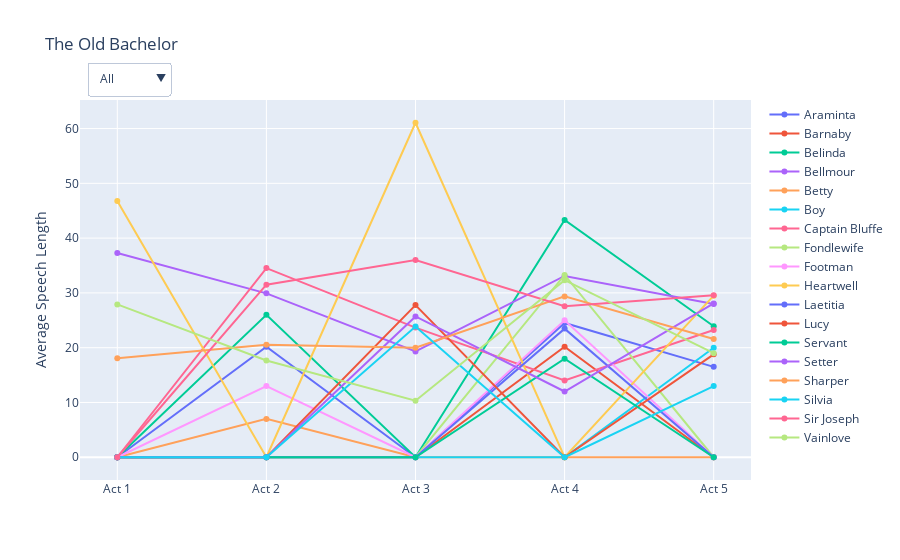
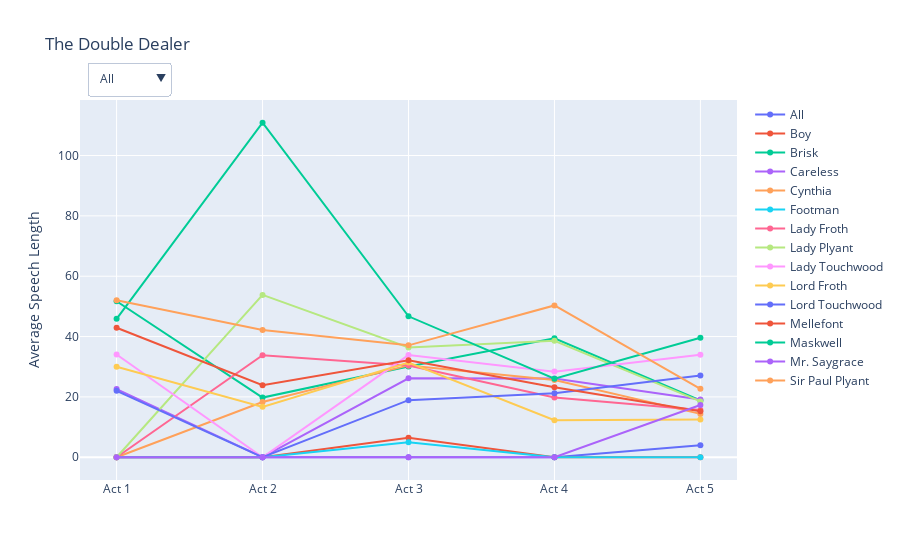
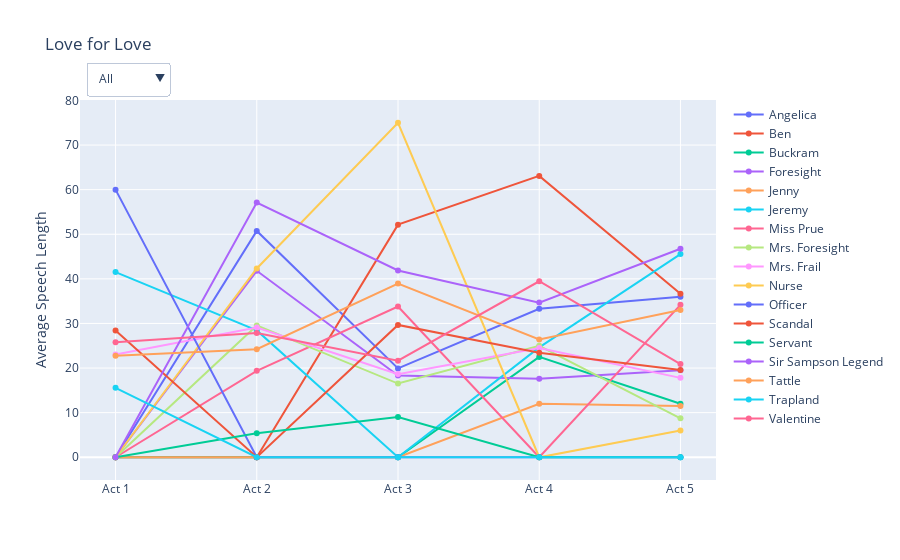
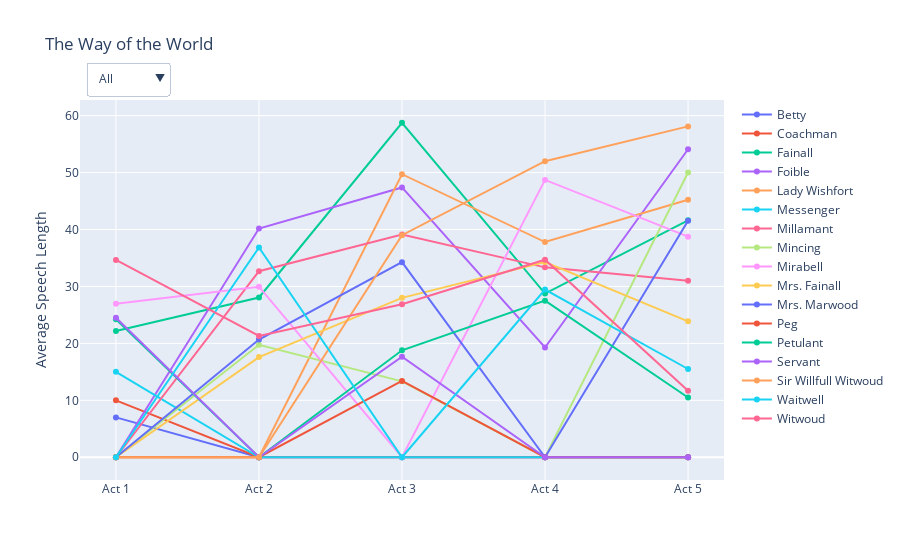

Notebook code for these charts, in order:
### Code cell
create_line_graph(tob_avg_len, tob_men, tob_women, title="The Old Bachelor", filename="tob_avg_len")
create_line_graph(tdd_avg_len, tdd_men, tdd_women, title="The Double Dealer", filename="tdd_avg_len")
create_line_graph(lfl_avg_len, lfl_men, lfl_women, title="Love for Love", filename="lfl_avg_len")
create_line_graph(twotw_avg_len, twotw_men, twotw_women, title="The Way of the World", filename="twotw_avg_len")

### Figure 1 — Plotly figure (JSON) as saved in the notebook; plotly's stock layout.template omitted (floating-point values rounded to 4 significant figures)
{"data": [{"mode": "lines+markers", "name": "Araminta", "type": "scatter", "x": ["Act 1", "Act 2", "Act 3", "Act 4", "Act 5"], "y": [0, 20.16, 0, 24.52, 16.5]}, {"mode": "lines+markers", "name": "Barnaby", "type": "scatter", "x": ["Act 1", "Act 2", "Act 3", "Act 4", "Act 5"], "y": [0, 0, 0, 20.17, 0]}, {"mode": "lines+markers", "name": "Belinda", "type": "scatter", "x": ["Act 1", "Act 2", "Act 3", "Act 4", "Act 5"], "y": [0, 26, 0, 43.3, 23.92]}, {"mode": "lines+markers", "name": "Bellmour", "type": "scatter", "x": ["Act 1", "Act 2", "Act 3", "Act 4", "Act 5"], "y": [37.3, 29.92, 19.31, 33.09, 27.97]}, {"mode": "lines+markers", "name": "Betty", "type": "scatter", "x": ["Act 1", "Act 2", "Act 3", "Act 4", "Act 5"], "y": [0, 7, 0, 0, 0]}, {"mode": "lines+markers", "name": "Boy", "type": "scatter", "x": ["Act 1", "Act 2", "Act 3", "Act 4", "Act 5"], "y": [0, 0, 0, 0, 20]}, {"mode": "lines+markers", "name": "Captain Bluffe", "type": "scatter", "x": ["Act 1", "Act 2", "Act 3", "Act 4", "Act 5"], "y": [0, 34.53, 23.67, 14, 23.23]}, {"mode": "lines+markers", "name": "Fondlewife", "type": "scatter", "x": ["Act 1", "Act 2", "Act 3", "Act 4", "Act 5"], "y": [0, 0, 0, 33.27, 0]}, {"mode": "lines+markers", "name": "Footman", "type": "scatter", "x": ["Act 1", "Act 2", "Act 3", "Act 4", "Act 5"], "y": [0, 13, 0, 25, 0]}, {"mode": "lines+markers", "name": "Heartwell", "type": "scatter", "x": ["Act 1", "Act 2", "Act 3", "Act 4", "Act 5"], "y": [46.78, 0, 61.06, 0, 29.5]}, {"mode": "lines+markers", "name": "Laetitia", "type": "scatter", "x": ["Act 1", "Act 2", "Act 3", "Act 4", "Act 5"], "y": [0, 0, 0, 23.48, 0]}, {"mode": "lines+markers", "name": "Lucy", "type": "scatter", "x": ["Act 1", "Act 2", "Act 3", "Act 4", "Act 5"], "y": [0, 0, 27.78, 0, 18.79]}, {"mode": "lines+markers", "name": "Servant", "type": "scatter", "x": ["Act 1", "Act 2", "Act 3", "Act 4", "Act 5"], "y": [0, 0, 0, 18, 0]}, {"mode": "lines+markers", "name": "Setter", "type": "scatter", "x": ["Act 1", "Act 2", "Act 3", "Act 4", "Act 5"], "y": [0, 0, 25.71, 12, 28.07]}, {"mode": "lines+markers", "name": "Sharper", "type": "scatter", "x": ["Act 1", "Act 2", "Act 3", "Act 4", "Act 5"], "y": [18.08, 20.52, 20, 29.36, 21.59]}, {"mode": "lines+markers", "name": "Silvia", "type": "scatter", "x": ["Act 1", "Act 2", "Act 3", "Act 4", "Act 5"], "y": [0, 0, 23.86, 0, 13]}, {"mode": "lines+markers", "name": "Sir Joseph", "type": "scatter", "x": ["Act 1", "Act 2", "Act 3", "Act 4", "Act 5"], "y": [0, 31.5, 36, 27.57, 29.57]}, {"mode": "lines+markers", "name": "Vainlove", "type": "scatter", "x": ["Act 1", "Act 2", "Act 3", "Act 4", "Act 5"], "y": [27.9, 17.67, 10.33, 32.33, 19]}], "layout": {"autosize": true, "title": {"text": "The Old Bachelor"}, "updatemenus": [{"buttons": [{"args": [{"visible": [true, true, true, true, true, true, true, true, true, true, true, true, true, true, true, true, true, true]}, {"title": "The Old Bachelor"}], "label": "All", "method": "update"}, {"args": [{"visible": [false, false, false, true, false, false, true, true, false, true, false, false, true, true, true, false, true, true]}, {"title": "The Old Bachelor (Men)"}], "label": "Men", "method": "update"}, {"args": [{"visible": [true, false, true, false, true, false, false, false, false, false, true, true, false, false, false, true, false, false]}, {"title": "The Old Bachelor (Women)"}], "label": "Women", "method": "update"}, {"args": [{"visible": "legendonly"}, {"title": "The Old Bachelor (Custom)"}], "label": "Custom", "method": "update"}], "direction": "down", "showactive": true, "x": 0.01, "xanchor": "left", "y": 1.1, "yanchor": "top"}], "xaxis": {"autorange": true, "range": [-0.244, 4.244], "title": {"text": ""}, "type": "category"}, "yaxis": {"autorange": true, "range": [-5.039, 66.1], "title": {"text": "Average Speech Length"}, "type": "linear"}}}

### Figure 2 — Plotly figure (JSON) as saved in the notebook; plotly's stock layout.template omitted (floating-point values rounded to 4 significant figures)
{"data": [{"mode": "lines+markers", "name": "All", "type": "scatter", "x": ["Act 1", "Act 2", "Act 3", "Act 4", "Act 5"], "y": [0, 0, 0, 0, 4]}, {"mode": "lines+markers", "name": "Boy", "type": "scatter", "x": ["Act 1", "Act 2", "Act 3", "Act 4", "Act 5"], "y": [0, 0, 6.5, 0, 0]}, {"mode": "lines+markers", "name": "Brisk", "type": "scatter", "x": ["Act 1", "Act 2", "Act 3", "Act 4", "Act 5"], "y": [51.69, 19.78, 30.07, 39.41, 18.8]}, {"mode": "lines+markers", "name": "Careless", "type": "scatter", "x": ["Act 1", "Act 2", "Act 3", "Act 4", "Act 5"], "y": [22.58, 0, 26.15, 26.13, 19.17]}, {"mode": "lines+markers", "name": "Cynthia", "type": "scatter", "x": ["Act 1", "Act 2", "Act 3", "Act 4", "Act 5"], "y": [0, 18.3, 30.44, 25.59, 14.37]}, {"mode": "lines+markers", "name": "Footman", "type": "scatter", "x": ["Act 1", "Act 2", "Act 3", "Act 4", "Act 5"], "y": [0, 0, 5, 0, 0]}, {"mode": "lines+markers", "name": "Lady Froth", "type": "scatter", "x": ["Act 1", "Act 2", "Act 3", "Act 4", "Act 5"], "y": [0, 33.82, 30.41, 19.8, 15.67]}, {"mode": "lines+markers", "name": "Lady Plyant", "type": "scatter", "x": ["Act 1", "Act 2", "Act 3", "Act 4", "Act 5"], "y": [0, 53.81, 36.36, 38.61, 18.5]}, {"mode": "lines+markers", "name": "Lady Touchwood", "type": "scatter", "x": ["Act 1", "Act 2", "Act 3", "Act 4", "Act 5"], "y": [34.06, 0, 33.86, 28.38, 33.96]}, {"mode": "lines+markers", "name": "Lord Froth", "type": "scatter", "x": ["Act 1", "Act 2", "Act 3", "Act 4", "Act 5"], "y": [30, 16.7, 31.4, 12.25, 12.5]}, {"mode": "lines+markers", "name": "Lord Touchwood", "type": "scatter", "x": ["Act 1", "Act 2", "Act 3", "Act 4", "Act 5"], "y": [22, 0, 18.91, 21.25, 27.11]}, {"mode": "lines+markers", "name": "Mellefont", "type": "scatter", "x": ["Act 1", "Act 2", "Act 3", "Act 4", "Act 5"], "y": [42.92, 23.86, 32.17, 23.17, 15.22]}, {"mode": "lines+markers", "name": "Maskwell", "type": "scatter", "x": ["Act 1", "Act 2", "Act 3", "Act 4", "Act 5"], "y": [45.88, 110.9, 46.71, 26.05, 39.62]}, {"mode": "lines+markers", "name": "Mr. Saygrace", "type": "scatter", "x": ["Act 1", "Act 2", "Act 3", "Act 4", "Act 5"], "y": [0, 0, 0, 0, 17.33]}, {"mode": "lines+markers", "name": "Sir Paul Plyant", "type": "scatter", "x": ["Act 1", "Act 2", "Act 3", "Act 4", "Act 5"], "y": [52, 42.15, 37.09, 50.32, 22.69]}], "layout": {"autosize": true, "title": {"text": "The Double Dealer"}, "updatemenus": [{"buttons": [{"args": [{"visible": [true, true, true, true, true, true, true, true, true, true, true, true, true, true, true]}, {"title": "The Double Dealer"}], "label": "All", "method": "update"}, {"args": [{"visible": [false, false, true, true, false, false, false, false, false, true, true, true, true, false, true]}, {"title": "The Double Dealer (Men)"}], "label": "Men", "method": "update"}, {"args": [{"visible": [false, false, false, false, true, false, true, true, true, false, false, false, false, false, false]}, {"title": "The Double Dealer (Women)"}], "label": "Women", "method": "update"}, {"args": [{"visible": "legendonly"}, {"title": "The Double Dealer (Custom)"}], "label": "Custom", "method": "update"}], "direction": "down", "showactive": true, "x": 0.01, "xanchor": "left", "y": 1.1, "yanchor": "top"}], "xaxis": {"autorange": true, "range": [-0.2445, 4.244], "title": {"text": ""}, "type": "category"}, "yaxis": {"autorange": true, "range": [-9.149, 120.0], "title": {"text": "Average Speech Length"}, "type": "linear"}}}

### Figure 3 — Plotly figure (JSON) as saved in the notebook; plotly's stock layout.template omitted (floating-point values rounded to 4 significant figures)
{"data": [{"mode": "lines+markers", "name": "Angelica", "type": "scatter", "x": ["Act 1", "Act 2", "Act 3", "Act 4", "Act 5"], "y": [0, 50.75, 19.92, 33.3, 35.97]}, {"mode": "lines+markers", "name": "Ben", "type": "scatter", "x": ["Act 1", "Act 2", "Act 3", "Act 4", "Act 5"], "y": [0, 0, 52.15, 63.08, 36.67]}, {"mode": "lines+markers", "name": "Buckram", "type": "scatter", "x": ["Act 1", "Act 2", "Act 3", "Act 4", "Act 5"], "y": [0, 0, 0, 22.5, 12]}, {"mode": "lines+markers", "name": "Foresight", "type": "scatter", "x": ["Act 1", "Act 2", "Act 3", "Act 4", "Act 5"], "y": [0, 41.8, 18.33, 17.62, 19.52]}, {"mode": "lines+markers", "name": "Jenny", "type": "scatter", "x": ["Act 1", "Act 2", "Act 3", "Act 4", "Act 5"], "y": [0, 0, 0, 12, 11.5]}, {"mode": "lines+markers", "name": "Jeremy", "type": "scatter", "x": ["Act 1", "Act 2", "Act 3", "Act 4", "Act 5"], "y": [41.52, 28.43, 0, 24.63, 45.56]}, {"mode": "lines+markers", "name": "Miss Prue", "type": "scatter", "x": ["Act 1", "Act 2", "Act 3", "Act 4", "Act 5"], "y": [0, 19.38, 33.8, 0, 34.18]}, {"mode": "lines+markers", "name": "Mrs. Foresight", "type": "scatter", "x": ["Act 1", "Act 2", "Act 3", "Act 4", "Act 5"], "y": [0, 29.56, 16.52, 25, 8.73]}, {"mode": "lines+markers", "name": "Mrs. Frail", "type": "scatter", "x": ["Act 1", "Act 2", "Act 3", "Act 4", "Act 5"], "y": [23.04, 29.09, 18.64, 24.5, 17.8]}, {"mode": "lines+markers", "name": "Nurse", "type": "scatter", "x": ["Act 1", "Act 2", "Act 3", "Act 4", "Act 5"], "y": [0, 42.33, 75, 0, 6]}, {"mode": "lines+markers", "name": "Officer", "type": "scatter", "x": ["Act 1", "Act 2", "Act 3", "Act 4", "Act 5"], "y": [60, 0, 0, 0, 0]}, {"mode": "lines+markers", "name": "Scandal", "type": "scatter", "x": ["Act 1", "Act 2", "Act 3", "Act 4", "Act 5"], "y": [28.44, 0, 29.67, 23.43, 19.55]}, {"mode": "lines+markers", "name": "Servant", "type": "scatter", "x": ["Act 1", "Act 2", "Act 3", "Act 4", "Act 5"], "y": [0, 5.4, 9, 0, 0]}, {"mode": "lines+markers", "name": "Sir Sampson Legend", "type": "scatter", "x": ["Act 1", "Act 2", "Act 3", "Act 4", "Act 5"], "y": [0, 57.11, 41.87, 34.67, 46.74]}, {"mode": "lines+markers", "name": "Tattle", "type": "scatter", "x": ["Act 1", "Act 2", "Act 3", "Act 4", "Act 5"], "y": [22.73, 24.24, 38.96, 26.42, 33.03]}, {"mode": "lines+markers", "name": "Trapland", "type": "scatter", "x": ["Act 1", "Act 2", "Act 3", "Act 4", "Act 5"], "y": [15.56, 0, 0, 0, 0]}, {"mode": "lines+markers", "name": "Valentine", "type": "scatter", "x": ["Act 1", "Act 2", "Act 3", "Act 4", "Act 5"], "y": [25.81, 27.86, 21.64, 39.46, 20.89]}], "layout": {"autosize": true, "title": {"text": "Love for Love"}, "updatemenus": [{"buttons": [{"args": [{"visible": [true, true, true, true, true, true, true, true, true, true, true, true, true, true, true, true, true]}, {"title": "Love for Love"}], "label": "All", "method": "update"}, {"args": [{"visible": [false, true, true, true, false, true, false, false, false, false, false, true, false, true, true, true, true]}, {"title": "Love for Love (Men)"}], "label": "Men", "method": "update"}, {"args": [{"visible": [true, false, false, false, true, false, true, true, true, true, false, false, false, false, false, false, false]}, {"title": "Love for Love (Women)"}], "label": "Women", "method": "update"}, {"args": [{"visible": "legendonly"}, {"title": "Love for Love (Custom)"}], "label": "Custom", "method": "update"}], "direction": "down", "showactive": true, "x": 0.01, "xanchor": "left", "y": 1.1, "yanchor": "top"}], "xaxis": {"autorange": true, "range": [-0.245, 4.245], "title": {"text": ""}, "type": "category"}, "yaxis": {"autorange": true, "range": [-6.189, 81.19], "title": {"text": "Average Speech Length"}, "type": "linear"}}}

### Figure 4 — Plotly figure (JSON) as saved in the notebook; plotly's stock layout.template omitted (floating-point values rounded to 4 significant figures)
{"data": [{"mode": "lines+markers", "name": "Betty", "type": "scatter", "x": ["Act 1", "Act 2", "Act 3", "Act 4", "Act 5"], "y": [7, 0, 0, 0, 0]}, {"mode": "lines+markers", "name": "Coachman", "type": "scatter", "x": ["Act 1", "Act 2", "Act 3", "Act 4", "Act 5"], "y": [10, 0, 0, 0, 0]}, {"mode": "lines+markers", "name": "Fainall", "type": "scatter", "x": ["Act 1", "Act 2", "Act 3", "Act 4", "Act 5"], "y": [22.16, 28.06, 58.75, 28.75, 41.61]}, {"mode": "lines+markers", "name": "Foible", "type": "scatter", "x": ["Act 1", "Act 2", "Act 3", "Act 4", "Act 5"], "y": [0, 40.17, 47.39, 19.28, 54.09]}, {"mode": "lines+markers", "name": "Lady Wishfort", "type": "scatter", "x": ["Act 1", "Act 2", "Act 3", "Act 4", "Act 5"], "y": [0, 0, 49.71, 37.8, 45.22]}, {"mode": "lines+markers", "name": "Messenger", "type": "scatter", "x": ["Act 1", "Act 2", "Act 3", "Act 4", "Act 5"], "y": [15, 0, 0, 0, 0]}, {"mode": "lines+markers", "name": "Millamant", "type": "scatter", "x": ["Act 1", "Act 2", "Act 3", "Act 4", "Act 5"], "y": [0, 32.68, 39.12, 33.35, 31]}, {"mode": "lines+markers", "name": "Mincing", "type": "scatter", "x": ["Act 1", "Act 2", "Act 3", "Act 4", "Act 5"], "y": [0, 19.75, 13.33, 0, 50]}, {"mode": "lines+markers", "name": "Mirabell", "type": "scatter", "x": ["Act 1", "Act 2", "Act 3", "Act 4", "Act 5"], "y": [26.96, 29.95, 0, 48.71, 38.74]}, {"mode": "lines+markers", "name": "Mrs. Fainall", "type": "scatter", "x": ["Act 1", "Act 2", "Act 3", "Act 4", "Act 5"], "y": [0, 17.59, 28, 34.29, 23.87]}, {"mode": "lines+markers", "name": "Mrs. Marwood", "type": "scatter", "x": ["Act 1", "Act 2", "Act 3", "Act 4", "Act 5"], "y": [0, 20.67, 34.27, 0, 41.53]}, {"mode": "lines+markers", "name": "Peg", "type": "scatter", "x": ["Act 1", "Act 2", "Act 3", "Act 4", "Act 5"], "y": [0, 0, 13.4, 0, 0]}, {"mode": "lines+markers", "name": "Petulant", "type": "scatter", "x": ["Act 1", "Act 2", "Act 3", "Act 4", "Act 5"], "y": [24.23, 0, 18.79, 27.5, 10.5]}, {"mode": "lines+markers", "name": "Servant", "type": "scatter", "x": ["Act 1", "Act 2", "Act 3", "Act 4", "Act 5"], "y": [24.5, 0, 17.67, 0, 0]}, {"mode": "lines+markers", "name": "Sir Willfull Witwoud", "type": "scatter", "x": ["Act 1", "Act 2", "Act 3", "Act 4", "Act 5"], "y": [0, 0, 39, 52, 58.11]}, {"mode": "lines+markers", "name": "Waitwell", "type": "scatter", "x": ["Act 1", "Act 2", "Act 3", "Act 4", "Act 5"], "y": [0, 36.83, 0, 29.45, 15.5]}, {"mode": "lines+markers", "name": "Witwoud", "type": "scatter", "x": ["Act 1", "Act 2", "Act 3", "Act 4", "Act 5"], "y": [34.65, 21.3, 26.88, 34.7, 11.67]}], "layout": {"autosize": true, "title": {"text": "The Way of the World"}, "updatemenus": [{"buttons": [{"args": [{"visible": [true, true, true, true, true, true, true, true, true, true, true, true, true, true, true, true, true]}, {"title": "The Way of the World"}], "label": "All", "method": "update"}, {"args": [{"visible": [false, false, true, false, false, false, false, false, true, false, false, false, true, false, true, true, true]}, {"title": "The Way of the World (Men)"}], "label": "Men", "method": "update"}, {"args": [{"visible": [false, false, false, true, true, false, true, true, false, true, true, false, false, false, false, false, false]}, {"title": "The Way of the World (Women)"}], "label": "Women", "method": "update"}, {"args": [{"visible": "legendonly"}, {"title": "The Way of the World (Custom)"}], "label": "Custom", "method": "update"}], "direction": "down", "showactive": true, "x": 0.01, "xanchor": "left", "y": 1.1, "yanchor": "top"}], "xaxis": {"autorange": true, "range": [-0.2448, 4.245], "title": {"text": ""}, "type": "category"}, "yaxis": {"autorange": true, "range": [-4.848, 63.6], "title": {"text": "Average Speech Length"}, "type": "linear"}}}
